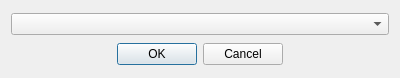
<?xml version="1.0" encoding="UTF-8"?>
<ui version="4.0">
 <class>StreamsDialog</class>
 <widget class="QDialog" name="StreamsDialog">
  <property name="geometry">
   <rect>
    <x>0</x>
    <y>0</y>
    <width>400</width>
    <height>78</height>
   </rect>
  </property>
  <property name="windowTitle">
   <string>Dialog</string>
  </property>
  <property name="modal">
   <bool>true</bool>
  </property>
  <layout class="QGridLayout" name="gridLayout">
   <item row="1" column="0">
    <widget class="QDialogButtonBox" name="buttonBox">
     <property name="orientation">
      <enum>Qt::Horizontal</enum>
     </property>
     <property name="standardButtons">
      <set>QDialogButtonBox::Cancel|QDialogButtonBox::Ok</set>
     </property>
     <property name="centerButtons">
      <bool>true</bool>
     </property>
    </widget>
   </item>
   <item row="0" column="0">
    <widget class="QComboBox" name="comboBox"/>
   </item>
  </layout>
 </widget>
 <resources/>
 <connections>
  <connection>
   <sender>buttonBox</sender>
   <signal>accepted()</signal>
   <receiver>StreamsDialog</receiver>
   <slot>accept()</slot>
   <hints>
    <hint type="sourcelabel">
     <x>248</x>
     <y>254</y>
    </hint>
    <hint type="destinationlabel">
     <x>157</x>
     <y>274</y>
    </hint>
   </hints>
  </connection>
  <connection>
   <sender>buttonBox</sender>
   <signal>rejected()</signal>
   <receiver>StreamsDialog</receiver>
   <slot>reject()</slot>
   <hints>
    <hint type="sourcelabel">
     <x>316</x>
     <y>260</y>
    </hint>
    <hint type="destinationlabel">
     <x>286</x>
     <y>274</y>
    </hint>
   </hints>
  </connection>
 </connections>
</ui>
